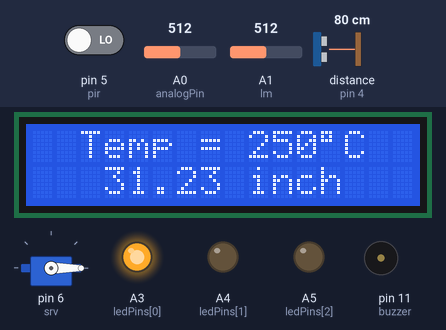
This sketch was run on a simulated Arduino Uno, built with avr-gcc and run on an emulated ATmega328P. On the bench: 16×2 character LCD, servo, output pins drawn as LEDs (lit = HIGH), buzzer (waves = sounding, pin HIGH). Wiring (inferred from the names in the program): ultrasonic range finder: trigger pin 2; echo pin 4. The inputs (shaded band) are chosen by the test bench; at power-on: distance to the obstacle (sensor on pin 4) 80 cm, A0 (analogPin) = 512, pin 5 (pir) LOW, A1 (lm) = 512. The echo pulse lasts 58.3 µs per cm; pins used as bus, display or sensor lines are not drawn.

Above: at 1.2 s.
1.3 s: distance to the obstacle (sensor on pin 4) set to 55 cm
At 2.0 s:
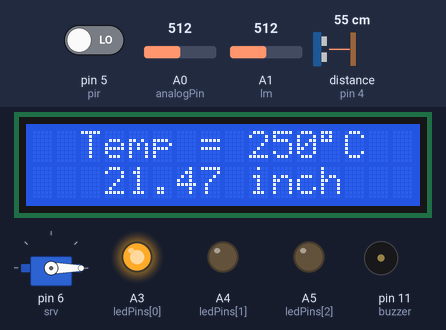
4.4 s: distance to the obstacle (sensor on pin 4) set to 49 cm
At 5.0 s:
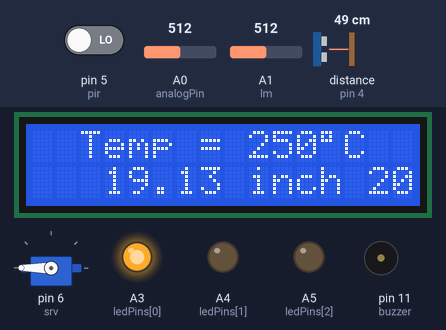
7.1 s: A0 (analogPin) set to 675
8.6 s: A0 (analogPin) set to 694
At 9.1 s:
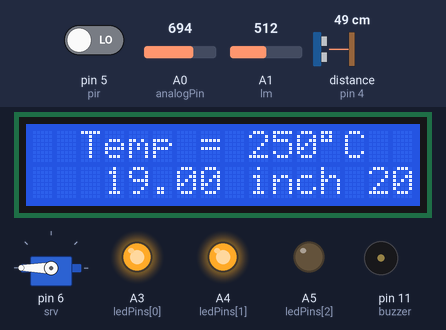
10.7 s: pin 5 (pir) driven HIGH
At 11.2 s:
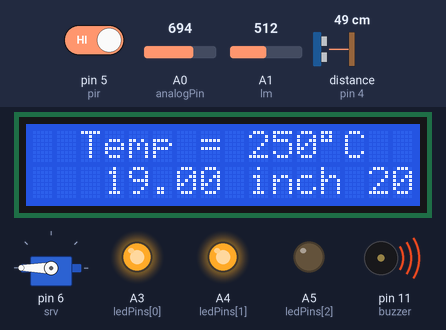
12.8 s: distance to the obstacle (sensor on pin 4) set to 60 cm
At 13.2 s:
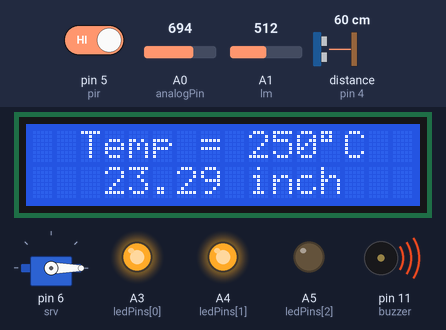
Timing chart, 0 to 15.8 s (numbered marks = the images above; inputs shaded):
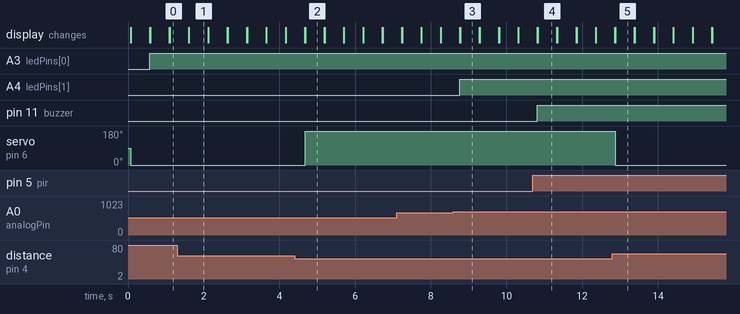

Measured:
- the behaviour switches between 52 and 51 cm on distance to the obstacle (sensor on pin 4) (found by bisection; images 1 and 2)
- the behaviour switches between 681 and 682 on A0 (analogPin) (found by bisection; images 2 and 3)
- after the input at 1.3 s, the display: first differs from a run without the input after 0.31 s (image 1)
- after the input at 4.4 s, servo on pin 6 (srv): 0° → 180° after 0.28 s; the display: first differs from a run without the input after 0.28 s (image 2)
- after the input at 8.6 s, A4 (ledPins[1]): LOW → HIGH after 0.17 s
- after the input at 10.7 s, pin 11 (buzzer): LOW → HIGH after 0.12 s
- after the input at 12.8 s, servo on pin 6 (srv): 180° → 0° after 0.07 s; the display: first differs from a run without the input after 0.07 s (image 5)

The sketch:

servosonar.ino
```cpp
#include<LiquidCrystal.h>
#include<Servo.h>
Servo rakibServo;
LiquidCrystal lcd(12,13,7,8,9,10);
int trigpin = 2;
int echopin = 4;
int srv = 6;
int lm = A1;
int pir = 5;
int state;
int buzzer = 11;
float time;
float cm;
float inch;
const int analogPin = A0;
const int ledCount = 3;
int ledPins[] = {A3,A4,A5};
void setup(){
  pinMode(pir,INPUT);
  pinMode(buzzer,OUTPUT);
  pinMode(lm,INPUT);
  lcd.begin(16,2);
  pinMode(trigpin,OUTPUT);
  pinMode(echopin,INPUT);
  rakibServo.attach(srv);
  for(int thisLed = 0; thisLed < ledCount; thisLed++){
    pinMode(ledPins[thisLed],OUTPUT);
  }
}
void loop(){
  digitalWrite(trigpin,LOW);
  delay(2);
  digitalWrite(trigpin,HIGH);
  delayMicroseconds(10);
  digitalWrite(trigpin,LOW);
  time = pulseIn(echopin,HIGH);
  cm = (time/58.82);
  inch = (cm/2.54);
  lcd.setCursor(3,1);
  lcd.print(inch);
  lcd.print(" inch");
  if(inch<20){
    rakibServo.write(180);
    lcd.setCursor(14,1);
    lcd.print("20");
  }else{
    rakibServo.write(0);
  }
  delay(500);
  lcd.clear();

  //led grap
  int sensorReading = analogRead(analogPin);
  int ledLevel = map(sensorReading,0,1023,0,ledCount);
  for(int thisLed = 0; thisLed < ledCount; thisLed++){
    if(thisLed<ledLevel){
      digitalWrite(ledPins[thisLed],HIGH);
    }else{
      digitalWrite(ledPins[thisLed],LOW);
      }
  }

  //pir
  state = digitalRead(pir);
  digitalWrite(buzzer,state);

  //temp
  float value = analogRead(lm);
  float milivolt = (value*5000)/1024;
  int temp = milivolt/10;
  lcd.setCursor(2,0);
  lcd.print("Temp = ");
  lcd.print(temp);
  lcd.print(char(223));
  lcd.print("C");
}
```
